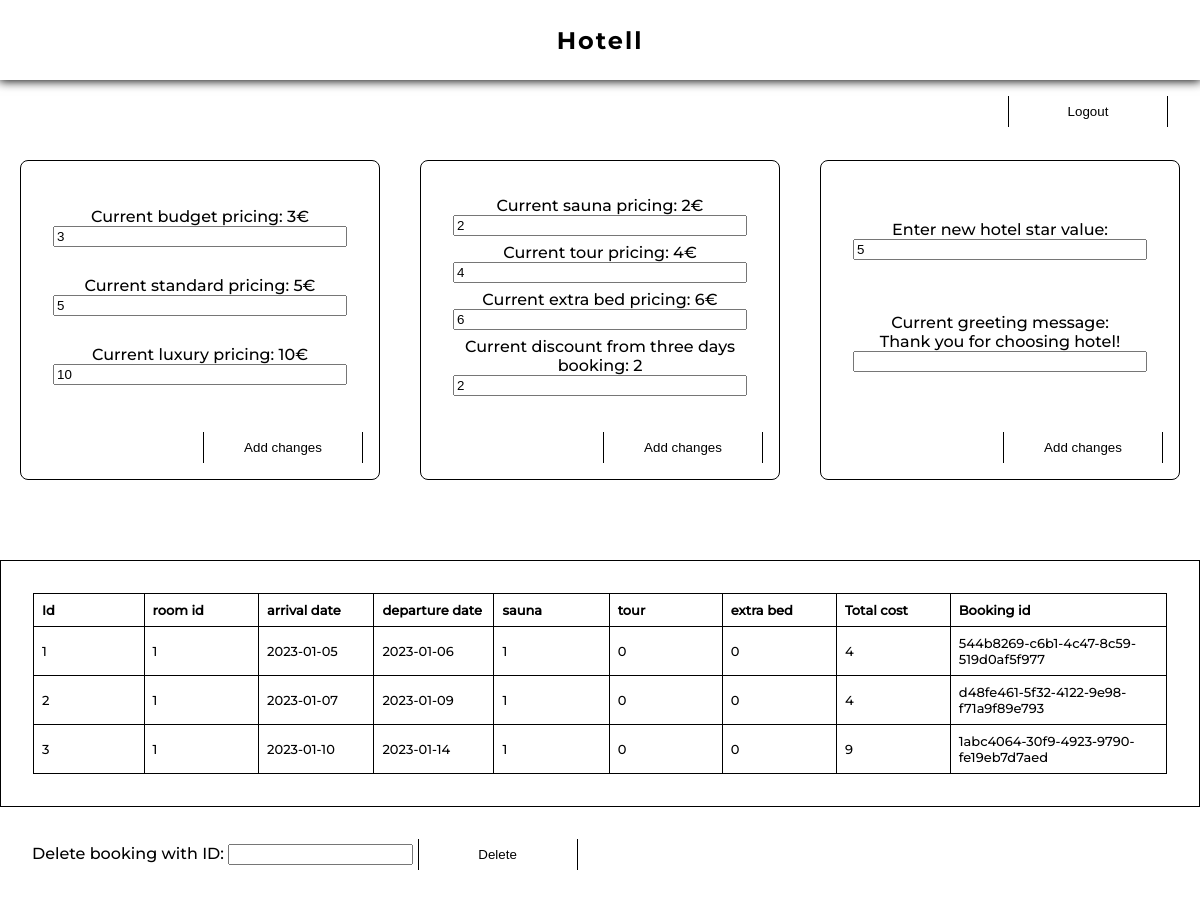
Screenshot of /Admin/index.php (signed in) with the database file from the repository.
### tables this page shows
CREATE TABLE bookings(
	id INTEGER PRIMARY KEY AUTOINCREMENT,
	room_id INTEGER,
	arrival_date DATE,
	departure_date DATE, sauna BOOLEAN, tour BOOLEAN, bed BOOLEAN, total_cost FLOAT, bookingUID VARCHAR(180));

### PHP/hotelFunctions.php (called while the page is built, shortened)
<?php
$priceData = file_get_contents(__DIR__ . '/../pricing.json');
$priceData = json_decode($priceData, true);
$budgetPrice = $priceData['room_prices']['budget_price'];
$standardPrice = $priceData['room_prices']['standard_price'];
$luxuryPrice = $priceData['room_prices']['luxury_price'];
$saunaPrice = $priceData['feature_prices']['sauna'];
$tourPrice = $priceData['feature_prices']['tour'];
$bedPrice = $priceData['feature_prices']['bed'];
$threeDayDiscount = $priceData['discounts']['threeDayDiscount'];

### Admin/main-admin.php (the view, shortened to what this page needs)
<?php
require(__DIR__ . '/../PHP/hotelFunctions.php');
$confirmationJSON = file_get_contents(__DIR__ . '/../booking-confirmation.json');
$confirmationJSON = json_decode($confirmationJSON, true);
$starRating = $confirmationJSON['stars'];
$confirmationMessage = $confirmationJSON['addtional_info']['greeting'];
?>
<main>
    <section class="admin-logout">
        <a href="Admin/logout.php">
            <button>Logout</button>
        </a>
    </section>
    <section class="pricing-container">
        <form action="" method="POST" class="pricing-form">
            <div>
                <label for="budget-price">Current budget pricing: <?= $budgetPrice ?>€</label>
                <input type="number" name="budget-price" value=<?= $budgetPrice ?> min=0 max=100>
            </div>
            <div>
                <label for="standard-price">Current standard pricing: <?= $standardPrice ?>€</label>
                <input type="number" name="standard-price" value=<?= $standardPrice ?> min=0 max=100>
            </div>
            <div>
                <label for="luxury-price">Current luxury pricing: <?= $luxuryPrice ?>€</label>
                <input type="number" name="luxury-price" value=<?= $luxuryPrice ?> min=0 max=100>
            </div>
            <button type="submit">Add changes</button>
        </form>
        <form action="" method="POST" class="pricing-form">
            <div>
                <label for="sauna-price">Current sauna pricing: <?= $saunaPrice ?>€</label>
                <input type="number" name="sauna-price" value=<?= $saunaPrice ?> min=0 max=100>
            </div>
            <div>
                <label for="tour-price">Current tour pricing: <?= $tourPrice ?>€</label>
                <input type="number" name="tour-price" value=<?= $tourPrice ?> min=0 max=100>
            </div>
            <div>
                <label for="bed-price">Current extra bed pricing: <?= $bedPrice ?>€</label>
                <input type="number" name="bed-price" value=<?= $bedPrice ?> min=0 max=100>
            </div>
            <div>
                <label for="discount-days">Current discount from three days booking: <?= $threeDayDiscount ?></label>
                <input type="number" name="discount-days" value=<?= $threeDayDiscount ?>>
            </div>
            <button type="submit">Add changes</button>
        </form>
        <form action="" method="POST" class="pricing-form">
            <div>
                <label for="hotel-stars">Enter new hotel star value:</label>
                <input type="number" name="hotel-stars" min=0 max=5 value=<?= $starRating ?>>
            </div>
            <div>
                <label for="greeting-message">Current greeting message: <br> <?= $confirmationMessage ?></label>
                <input type="text" name="greeting-message">
            </div>
            <button type="submit">Add changes</button>
        </form>
    </section>
    <section class="bookings-container">
        <table>
            <tr>
                <th>Id</th>
                <th>room id</th>
                <th>arrival date</th>
                <th>departure date</th>
                <th>sauna</th>
                <th>tour</th>
                <th>extra bed</th>
                <th>Total cost</th>
                <th>Booking id</th>
            </tr>
            <?php
            $stmt = $dbh->query('SELECT * FROM bookings');
            $bookingsData = $stmt->fetchAll(PDO::FETCH_ASSOC);
            ?>
            <?php foreach ($bookingsData as $currentBooking) : ?>
                <tr>
                    <?php foreach ($currentBooking as $bookingData) : ?>
                        <td><?= $bookingData ?></td>
                    <?php endforeach ?>
                </tr>
            <?php endforeach ?>
        </table>
        <form action="" method="POST" class="delete-booking-form">
            <label for="delete-booking">Delete booking with ID:</label>
            <input type="number" name="delete-booking" min=1>
            <button type="submit">Delete</button>
        </form>
    </section>
</main>

### Admin/index.php (shortened to what this page needs)
<!DOCTYPE html>
<html lang="en">
<head>
    <link rel="stylesheet" href="../CSS/header.css">
    <link rel="stylesheet" href="../CSS/global.css">
    <link rel="stylesheet" href="../CSS/typography.css">
    <link rel="stylesheet" href="../CSS/admin-login.css">
    <link rel="stylesheet" href="../CSS/admin-main.css">
</head>
<body>
    <header class="admin-header">
        <section class="heading">
            <h1>Hotell</h1>
        </section>
    </header>
    <?php
    if (!isset($_SESSION['user-auth'])) {
        require(__DIR__ . '/login.php');
    } else {
        require(__DIR__ . '/main-admin.php');
    }
    ?>
</body>
</html>

### CSS/header.css (style rules this page uses)
header { position: fixed; box-shadow: 0 0 10px 1px black; width: 100%; height: 10vh; background-color: white; z-index: 1; }
.admin-header { position: relative; }
.heading { display: flex; justify-content: center; align-items: center; position: relative; width: 100%; height: 10vh; }

### CSS/global.css (style rules this page uses)
* { box-sizing: border-box; }
body { margin: 0; position: relative; }
button { background-color: transparent; border: 1px solid black; cursor: pointer; border-radius: 1rem; padding: 0.5rem; margin-bottom: 1rem; position: relative; border: none; width: 10rem; margin-bottom: 2rem; overflow: hidden; border-left: 1px solid black; border-right: 1px solid black; border-radius: 0; }
button::before { position: absolute; content: ''; width: 10rem; top: 0; right: -10rem; height: 1px; background-color: black; transition: right 0.5s ease; }
button::after { position: absolute; content: ''; width: 10rem; bottom: 0; left: -10rem; height: 1px; background-color: black; transition: left 0.5s ease; }

### CSS/typography.css (style rules this page uses)
body { font-family: 'Montserrat-m'; }
h1 { font-family: 'Montserrat-b'; letter-spacing: 2px; }
table { font-size: small; }

### CSS/admin-login.css (style rules this page uses)
.admin-logout { position: fixed; right: 2rem; top: 6rem; }

### CSS/admin-main.css (style rules this page uses)
.pricing-container { display: flex; justify-content: space-around; align-items: center; width: 100%; height: 60vh; }
.pricing-form { display: flex; flex-direction: column; justify-content: space-around; text-align: center; position: relative; height: 40vh; width: 30%; padding: 2rem; border: 1px solid black; border-radius: 0.5rem; padding-bottom: 5rem; }
.pricing-form div { display: flex; flex-direction: column; }
.pricing-form button { position: absolute; right: 1rem; bottom: -1rem; }
.bookings-container { display: flex; justify-content: center; flex-direction: column; width: 100%; }
.bookings-container table { display: flex; justify-content: center; text-align: left; width: 100%; border: 1px solid black; padding: 2rem; border-collapse: collapse; }
.bookings-container table td, .bookings-container table th { border: 1px solid black; padding: 8px; }
.bookings-container table th { width: 8rem; }
.bookings-container table th:last-child { width: 15rem; }
.delete-booking-form { padding: 2rem; }

### rows the page displays
bookings: bookingData "1", arrival_date "2023-01-05", departure_date "2023-01-06", bookingData "0", total_cost "4", bookingUID "544b8269-c6b1-4c47-8c59-519d0af5f977"
bookings: id "2", bookingData "1", arrival_date "2023-01-07", departure_date "2023-01-09", bookingData "0", total_cost "4", bookingUID "d48fe461-5f32-4122-9e98-f71a9f89e793"
bookings: id "3", bookingData "1", arrival_date "2023-01-10", departure_date "2023-01-14", bookingData "0", total_cost "9", bookingUID "1abc4064-30f9-4923-9790-fe19eb7d7aed"

### other values shown
$budgetPrice "3"
$standardPrice "5"
$luxuryPrice "10"
$saunaPrice "2"
$tourPrice "4"
$bedPrice "6"
$threeDayDiscount "2"
$confirmationMessage "Thank you for choosing hotel!"
